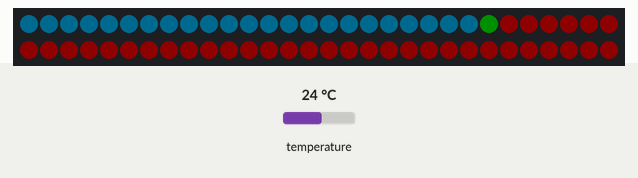
Simulated run of this sketch. Board: Arduino Uno, built with avr-gcc and run on an emulated ATmega328P. Shown: 60 RGB LEDs in strip order, left to right, continuing on the next row. The test bench sets the inputs (shaded band); at power-on: temperature 24 °C. Dim RGB values are drawn brighter than linear; what the sketch prints to the serial monitor is not drawn.

Above: at 2.5 s.
2.6 s: temperature set to 12 °C
At 3.6 s:
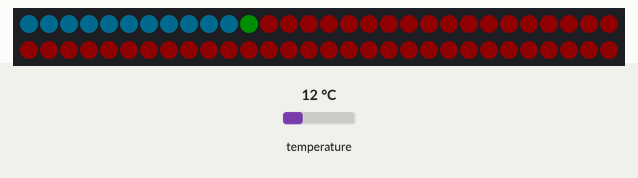
4.3 s: temperature set to 28 °C
At 5.5 s:
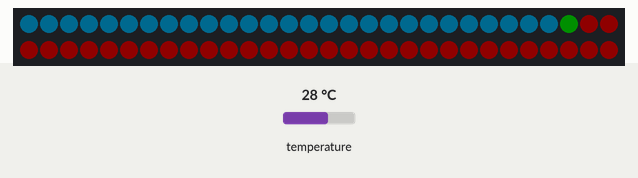
6.3 s: temperature set to 19 °C
At 8.0 s:
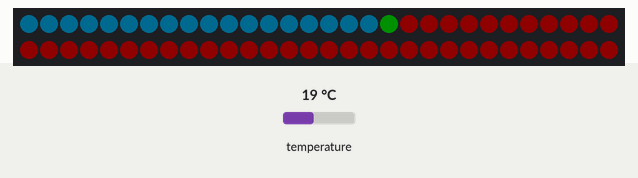
8.3 s: temperature set to 33 °C
At 10.2 s:
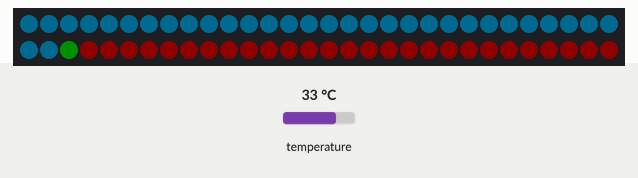
Timing chart, 0 to 11.3 s (numbered marks = the images above; inputs shaded):
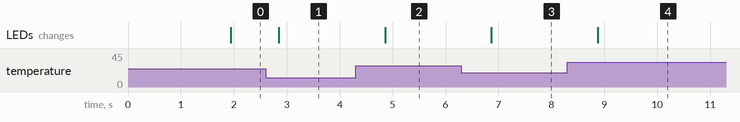

The sketch:

Project.ino
```cpp
#include <OneWire.h>
#include <DallasTemperature.h>
#include <FastLED_NeoPixel.h>

#define ONE_WIRE_BUS 2
#define DATA_PIN 6
#define NUM_LEDS 60
#define BRIGHTNESS 15

OneWire oneWire(ONE_WIRE_BUS);

DallasTemperature sensors(&oneWire);

FastLED_NeoPixel<NUM_LEDS, DATA_PIN, NEO_GRB> strip;

unsigned long currentmillis;
unsigned long startmillis;
unsigned long value = 1000;

float old_tempC;
int checktemp;

/*
 * The setup function. We only start the sensors here
 */
void setup(void)
{
  float tempC = sensors.getTempCByIndex(0);
  old_tempC = tempC;
  Serial.begin(9600);
  Serial.println("Dallas Temperature IC Control Library Demo");

  sensors.begin();
  strip.begin();
	strip.setBrightness(BRIGHTNESS);
  strip.clear();
  startmillis = millis();
}

/*
 * Main function, get and show the temperature
 */
void loop(void)
{
  currentmillis = millis();
  if (currentmillis - startmillis >= value) {
    Serial.println(old_tempC);
    Serial.print("Requesting temperatures...");
    sensors.requestTemperatures();
    Serial.println("DONE");

    float tempC = sensors.getTempCByIndex(0);
    int tempC_int = tempC;
    Serial.println(tempC);
    for( int i = 0; i<tempC_int; i++){
      strip.setPixelColor(i-1, strip.Color(0, 191, 255));
      strip.setPixelColor(i, strip.Color(0, 255, 0));
	    strip.show();
    }
    for( int ii = tempC_int; ii<NUM_LEDS; ii++){
      strip.setPixelColor(ii, strip.Color(255, 0, 0));
	    strip.show();
    }

    // Check if reading was successful
    if(tempC != DEVICE_DISCONNECTED_C)
    {
      Serial.print("Temperature for the device 1 (index 0) is: ");
      Serial.println(tempC);

    }
    else
    {
      Serial.println("Error: Could not read temperature data");
    }


    if (checktemp == 5) {
      if(old_tempC > tempC) {
      Serial.println("Temperatur ist gesunken!");
    }
    if(old_tempC < tempC) {
      Serial.println("Temperatur ist gestiegen!");
    }
    if(old_tempC == tempC) {
      Serial.println("Temperatur ist konstant!");
    }
    old_tempC = tempC;
    checktemp = 0;
    }

    checktemp ++;
    Serial.println(checktemp);
    startmillis = currentmillis;
  }
}
```

Measured:
- after the input at 2.6 s, the LEDs: change after 0.25 s (image 1)
- after the input at 4.3 s, the LEDs: change after 0.56 s (image 2)
- after the input at 6.3 s, the LEDs: change after 0.56 s (image 3)
- after the input at 8.3 s, the LEDs: change after 0.57 s (image 4)
